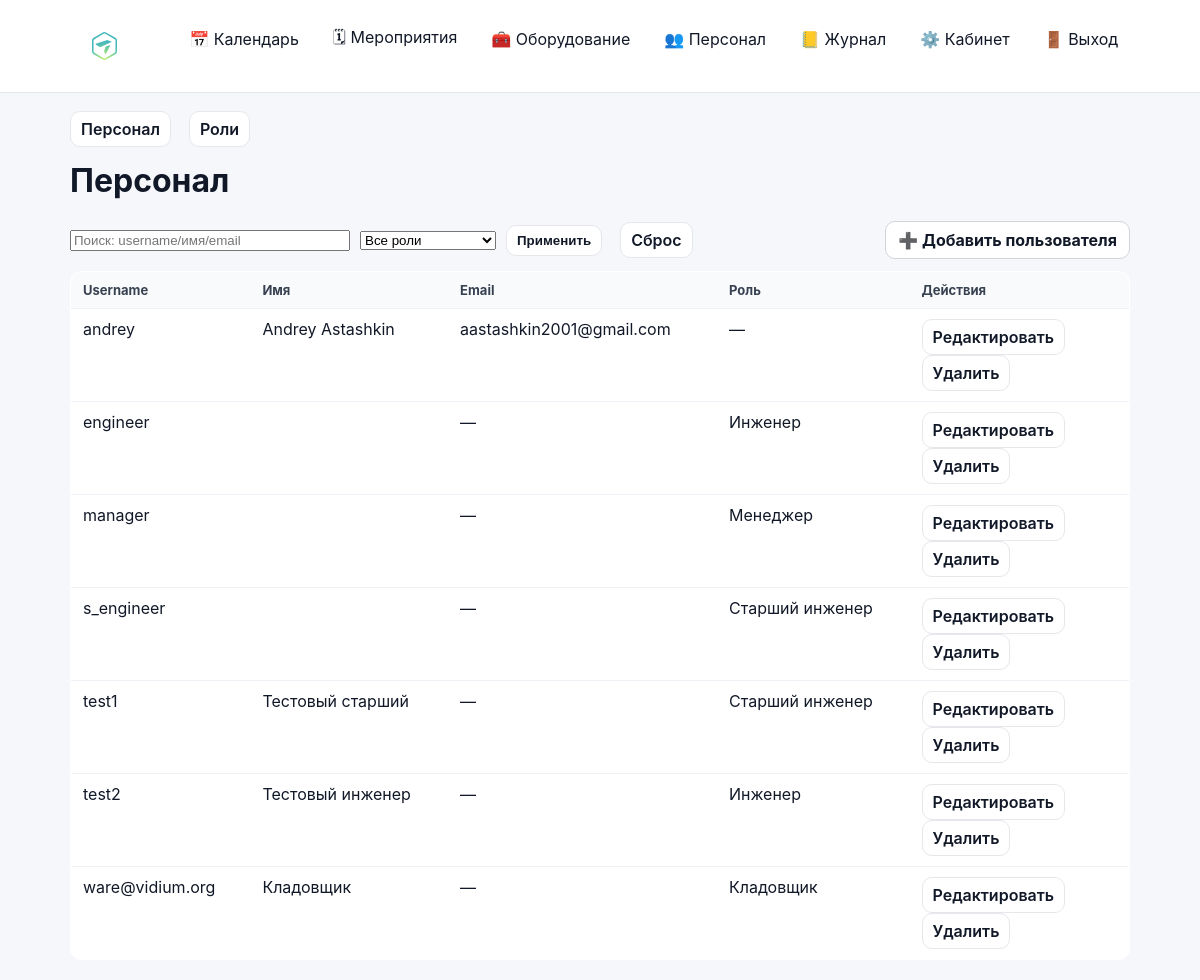
Page /staff/personnel/ (signed in) on the earlier database version.
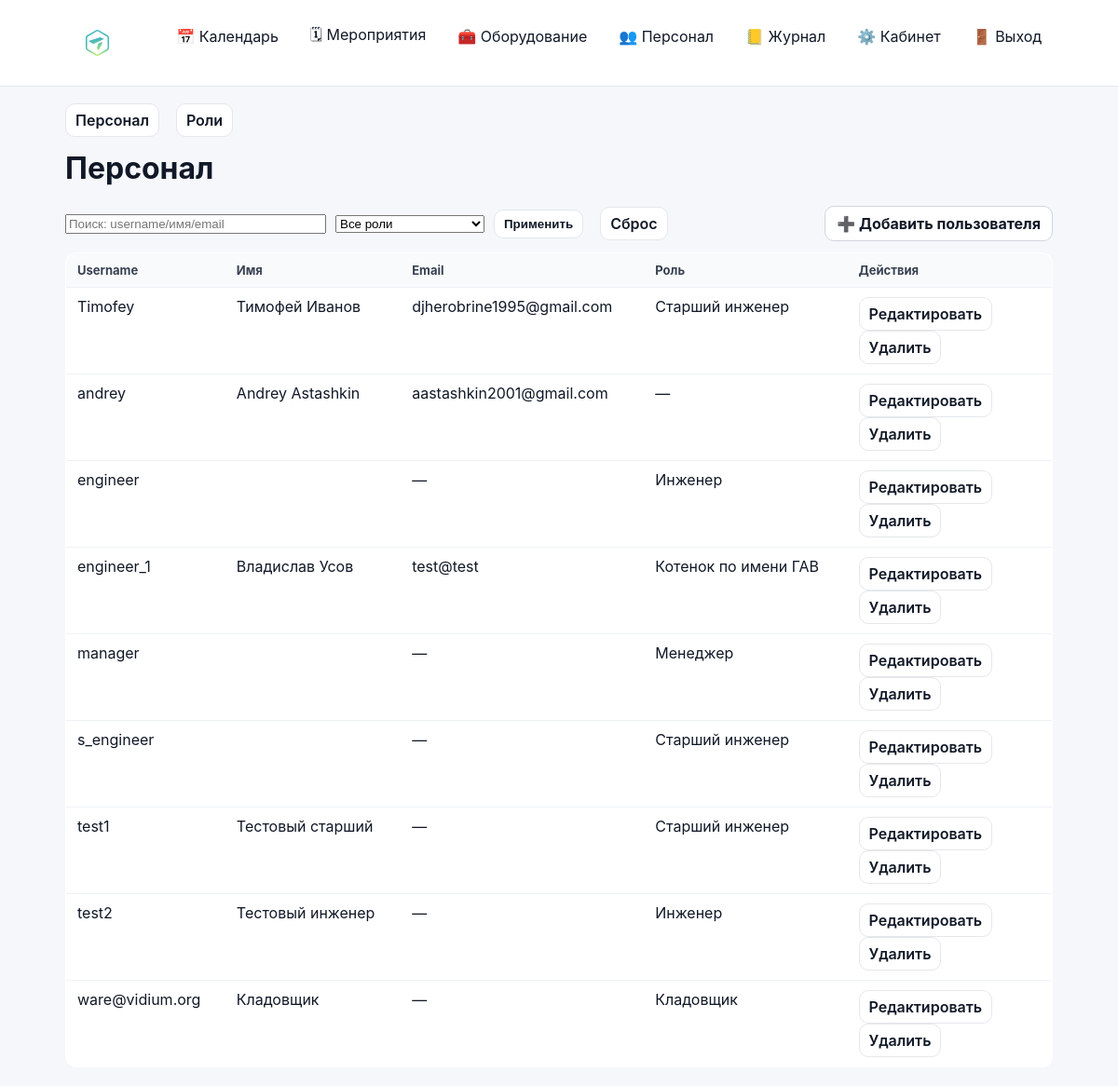
Same page on the later database version.
### accounts/models.py (models this page shows)
class User(AbstractUser):
    class Meta(AbstractUser.Meta):
        permissions = [
            ("manage_staff", "Can manage staff (users/roles)"),
        ]

### accounts/staff_views.py (the view, shortened to what this page needs)
# urls.py: path("personnel/", staff_views.staff_users_view, name="staff_users"),
@login_required
def staff_users_view(request):
    if not can_manage_staff(request.user):
        return _deny()
    q = (request.GET.get("q") or "").strip()
    role_id = (request.GET.get("role") or "").strip()
    users = User.objects.all().order_by("username").prefetch_related("groups")
    roles = Group.objects.all().order_by("name")
    if role_id.isdigit():
        users = users.filter(groups__id=int(role_id))
    return render(
        request,
        "accounts/staff_users.html",
        {
            "tab": "users",
            "users": users,
            "roles": roles,
            "q": q,
            "role": role_id,
        },
    )

### accounts/context_processors.py (called while the page is built)
def authz_flags(request):
    user = getattr(request, "user", None)
    return {
        "can_manage_staff": can_manage_staff(user),
        "can_edit_event_card": can_edit_event_card(user),
        "can_edit_event_equipment": can_edit_event_equipment(user),
        "can_edit_inventory": can_edit_inventory(user),
    }

### accounts/permissions.py (called while the page is built)
def _ok(user) -> bool:
    return bool(user and user.is_authenticated)

def is_super(user) -> bool:
    return bool(_ok(user) and getattr(user, "is_superuser", False))

def can_manage_staff(user) -> bool:
    return is_super(user) or (_ok(user) and user.has_perm("accounts.manage_staff"))

def can_edit_inventory(user) -> bool:
    return is_super(user) or (_ok(user) and user.has_perm("inventory.manage_inventory"))

def can_edit_event_card(user) -> bool:
    return is_super(user) or (_ok(user) and user.has_perm("events.edit_event_card"))

def can_edit_event_equipment(user) -> bool:
    return is_super(user) or (_ok(user) and user.has_perm("events.edit_event_equipment"))

### accounts/templates/accounts/staff_users.html (shortened to what this page needs)
{% extends "base.html" %}
{% block content %}
{% include "accounts/staff_base_tabs.html" %}
<h1 style="margin-top:14px;">Персонал</h1>
<form method="get" style="display:flex; gap:10px; align-items:center; margin: 12px 0;">
  <input type="text" name="q" value="{{ q }}" placeholder="Поиск: username/имя/email" style="width:280px;">
  <select name="role">
    <option value="">Все роли</option>
  </select>
  <button class="btn-secondary" type="submit">Применить</button>
  <a class="btn-secondary" href="{% url 'staff_users' %}">Сброс</a>
  <div style="margin-left:auto;">
    <a class="btn" href="{% url 'staff_user_add' %}">➕ Добавить пользователя</a>
  </div>
</form>
<table class="list-table">
  <thead>
    <tr>
      <th>Username</th>
      <th>Имя</th>
      <th>Email</th>
      <th>Роль</th>
      <th style="width:220px;">Действия</th>
    </tr>
  </thead>
  <tbody>
    {% for u in users %}
      <tr>
        <td>{{ u.username }}</td>
        <td>{{ u.first_name }} {{ u.last_name }}</td>
        <td>{{ u.email|default:"—" }}</td>
        <td>{% if u.groups.first %}{{ u.groups.first.name }}{% else %}—{% endif %}</td>
        <td>
          <a class="btn-secondary" href="{% url 'staff_user_edit' u.id %}">Редактировать</a>
          <a class="btn-secondary" href="{% url 'staff_user_delete' u.id %}">Удалить</a>
        </td>
      </tr>
    {% empty %}
      <tr><td colspan="5">Пользователей нет</td></tr>
    {% endfor %}
  </tbody>
</table>
{% endblock %}

### backend/templates/base.html (shortened to what this page needs)
{% load static %}
<!doctype html>
<html lang="ru">
<head>
  <link rel="stylesheet" href="{% static 'css/base.css' %}">
  <link rel="stylesheet" href="{% static 'css/calendar.css' %}">
</head>
<body>
  <header class="topbar">
    <div class="container topbar-inner">
<a href="{% url 'calendar' %}" class="nav-logo">
    <img src="{% static 'images/VidiumLogo.svg' %}"
         alt="Vidium"
         class="logo-img">
</a>
      {% if user.is_authenticated %}
        <nav class="nav">
          <a class="nav-link" href="{% url 'calendar' %}">📅 Календарь</a>
          <a class="nav-link" href="{% url 'event_list' %}">🗓 Мероприятия</a>
          <a class="nav-link" href="{% url 'equipment_list_categories' %}">🧰 Оборудование</a>
          {% if can_manage_staff %}
            <a class="nav-link" href="{% url 'personnel' %}">👥 Персонал</a>
            <a class="nav-link" href="{% url 'audit_list' %}">📒 Журнал</a>
          {% endif %}
          <a class="nav-link" href="{% url 'cabinet:dashboard' %}">⚙️ Кабинет</a>
          <a class="nav-link" href="{% url 'login' %}">🚪 Выход</a>
        </nav>
      {% endif %}
    </div>
  </header>
  <main class="container" style="padding-top: 18px;">
    {% block content %}{% endblock %}
  </main>
</body>
</html>

### accounts/templates/accounts/staff_base_tabs.html
<div class="toolbar" style="justify-content: space-between; align-items:center;">
  <div style="display:flex; gap:10px;">
    <a class="btn-secondary {% if tab == 'users' %}active{% endif %}" href="{% url 'staff_users' %}">Персонал</a>
    <a class="btn-secondary {% if tab == 'roles' %}active{% endif %}" href="{% url 'staff_roles' %}">Роли</a>
  </div>
</div>

### static/css/base.css (style rules this page uses)
* { box-sizing: border-box; }
html, body { height: 100%; }
body { margin: 0; font-family: -apple-system, BlinkMacSystemFont, "Segoe UI", Roboto, Arial, sans-serif; background: #f5f7fb; color: #111827; }
a { color: inherit; text-decoration: none; }
.container { max-width: 1100px; margin: 0 auto; padding: 20px; }
.topbar { background: #ffffff; border-bottom: 1px solid #e5e7eb; }
.topbar-inner { max-width: 1100px; margin: 0 auto; padding: 12px 20px; display: flex; align-items: center; justify-content: space-between; gap: 20px; }
.nav-logo { display: inline-flex; align-items: center; margin-right: 20px; padding: 6px 8px; border-radius: 12px; line-height: 1; }
.logo-img { height: 56px; width: auto; display: block; }
.nav { display: flex; align-items: center; gap: 14px; flex-wrap: wrap; }
.nav-link { padding: 6px 10px; border-radius: 8px; color: #111827; text-decoration: none; display: inline-flex; align-items: center; gap: 6px; }
.btn { display: inline-flex; align-items: center; gap: 8px; padding: 8px 12px; border-radius: 10px; border: 1px solid #d1d5db; background: #ffffff; color: #111827; font-weight: 700; cursor: pointer; text-decoration: none; transition: transform 160ms ease, box-shadow 160ms ease, background 160ms ease, border-color 160ms ease; }
.btn-secondary { display: inline-flex; align-items: center; padding: 7px 10px; border-radius: 10px; border: 1px solid #e5e7eb; background: #ffffff; color: #111827; font-weight: 600; text-decoration: none; margin-right: 8px; transition: transform 160ms ease, box-shadow 160ms ease, background 160ms ease; }
.toolbar { display: flex; align-items: center; justify-content: space-between; gap: 12px; margin-bottom: 14px; }
.list-table { width: 100%; border-collapse: collapse; background: #ffffff; border: 1px solid #e5e7eb; border-radius: 12px; overflow: hidden; }
.list-table th, .list-table td { padding: 10px 12px; border-bottom: 1px solid #eef2f7; text-align: left; vertical-align: top; }
.list-table th { background: #f9fafb; font-size: 13px; color: #374151; }
.list-table tr:last-child td { border-bottom: 0; }

Differences in the rows shown:
added User: username "Timofey", first_name "Тимофей", last_name "Иванов", email "djherobrine1995@gmail.com", groups.first.name "Старший инженер"
added User: username "engineer_1", first_name "Владислав", last_name "Усов", email "test@test", groups.first.name "Котенок по имени ГАВ"
